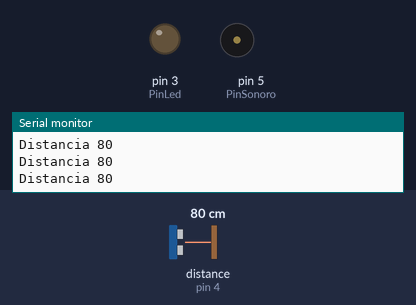
Recording of a sketch running on a simulated Arduino Uno, built with avr-gcc and run on an emulated ATmega328P. Parts: output pins drawn as LEDs (lit = HIGH), buzzer (waves = sounding), the last lines printed to the serial monitor. Wiring (inferred from the names in the program): ultrasonic range finder: trigger pin 2; echo pin 4. The inputs (shaded band) are chosen by the test bench; at power-on: distance to the obstacle (sensor on pin 4) 80 cm. The echo pulse lasts 58.3 µs per cm; pins used as bus, display or sensor lines are not drawn.

Above: at 1.2 s.
1.3 s: distance to the obstacle (sensor on pin 4) set to 24 cm
2.8 s: distance to the obstacle (sensor on pin 4) set to 19 cm
At 3.3 s:
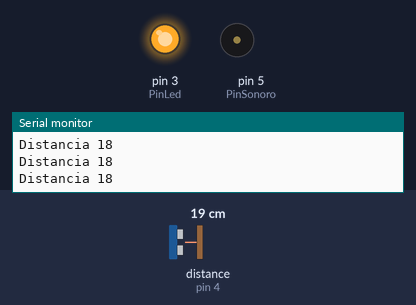
4.4 s: distance to the obstacle (sensor on pin 4) set to 13 cm
5.9 s: distance to the obstacle (sensor on pin 4) set to 10 cm
At 6.2 s:
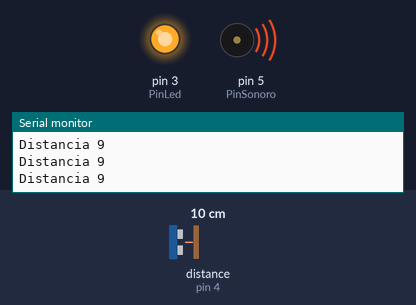
7.4 s: distance to the obstacle (sensor on pin 4) set to 18 cm
At 8.6 s:
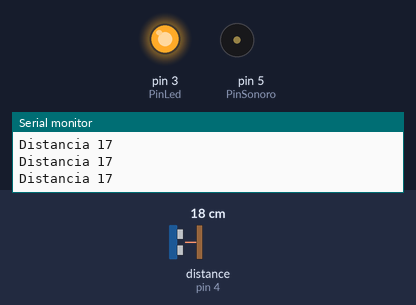
8.9 s: distance to the obstacle (sensor on pin 4) set to 2 cm
At 9.7 s:
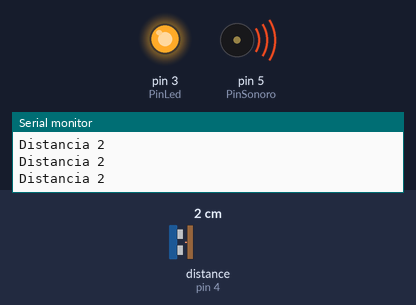
Timing chart, 0 to 11.4 s (numbered marks = the images above; inputs shaded):
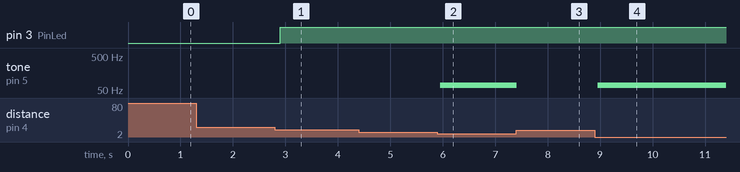

The sketch:

Ejercicio_Sonar_paraLibreria.ino
```cpp
/*//www.elbrujitocanaio.es
//Todo el código esta bajo licencia de la Creative Commons.
#define Trig 2                                      //Definimos como constante Pin sensor
#define Echo 4                                   //Definimos como constante Pin sensor
#define PinLed 3                               //Define el pin del Led
#define PinSonoro 5                        //Define el  pin buzzer
#define Freq 68                               //Valores de 31Hz a 65535 Hz
#define AlarmaLed 20                     //Define la alarma a 20 centimetros
#define AlarmaSonora 10              //Define sonido a 10 centimetros
void setup() {
Serial.begin(9600);                           //Define salida serie
pinMode(Trig,OUTPUT);                 //Pin como salida
pinMode(Echo,INPUT);                   //Pin como entrada
pinMode(PinLed,OUTPUT);          //Pin alarma luminosa.
pinMode(PinSonoro,OUTPUT);   //Pin altavoz

}

void loop() {

////////////////////////////////////////////////////////////////////////           ///////////////////////////////////////////////////////////////////////
///////////////////////////////////////////Mandar la senal
digitalWrite(Trig,LOW);                        //Pone bajo el pin
delayMicroseconds(2);                         //Pausa de tiempo
digitalWrite(Trig,HIGH);                     //Pone alto el pin
delayMicroseconds(10);                       //Pausa de tiempo
digitalWrite(Trig,LOW);                       //Pone bajo el pin
///////////////////////////////////////////Resibe la senal
int duracion = pulseIn(Echo,HIGH);//Guarda la senal
int distancia = (duracion/58);            //Convertimos en centimetros
if (distancia <= 2) distancia =2;         //Evita error
if (distancia >= 400) distancia =400;//Evita error

/////////////////////////////////////////////////////////////////////////                                                                       /////////////////////////////////////////////////////////////////////////
///////////////////////////////////////////Alarma
if (distancia <= AlarmaLed){
digitalWrite(PinLed,HIGH);
}else{
digitalWrite(PinLed,LOW);
}
if (distancia <= AlarmaSonora){
tone(PinSonoro,Freq);                       //Alarma
Serial.print("Distancia ");                //Salida por puerto serie
Serial.println(distancia);                  //Dato a mostrar
delay(100);
}else{
noTone(PinSonoro);                          //Apaga alarma
////////////////////////////////////////////////Salida puerto serie

Serial.print("Distancia ");                //Salida por puerto serie
Serial.println(distancia);                  //Dato a mostrar
delay(100);                                        //Un segundo por favor

}
}*/
//www.elbrujitocanaio.es
//Todo el código esta bajo licencia de la Creative Commons.
#define Trig 2 //Definimos como constante Pin sensor
#define Echo 4 //Definimos como constante Pin sensor
#define PinLed 3 //Define el pin del Led
#define PinSonoro 5 //Define el pin buzzer
#define Freq 68 //Valores de 31Hz a 65535 Hz
#define AlarmaLed 20 //Define la alarma a 20 centimetros
#define AlarmaSonora 10 //Define sonido a 10 centimetros
void setup() {
Serial.begin(9600); //Define salida serie
pinMode(Trig,OUTPUT); //Pin como salida
pinMode(Echo,INPUT); //Pin como entrada
pinMode(PinLed,OUTPUT); //Pin alarma luminosa.
pinMode(PinSonoro,OUTPUT); //Pin altavoz
}
void loop() {
//////////////////////////////////////////////////////////////////////// ///////////////////////////////////////////////////////////////////////
///////////////////////////////////////////Mandar la senal
digitalWrite(Trig,LOW); //Pone bajo el pin
delayMicroseconds(2); //Pausa de tiempo
digitalWrite(Trig,HIGH); //Poner alto el pin
delayMicroseconds(10); //Pausa de tiempo
digitalWrite(Trig,LOW); //Pone bajo el pin
///////////////////////////////////////////Resibe la senal
int duracion = pulseIn(Echo,HIGH);//Guarda la senal
int distancia = (duracion/58); //Convertimos en centimetros
if (distancia <= 2) distancia =2; //Evita error
if (distancia >= 400) distancia =400;//Evita error
///////////////////////////////////////////////////////////////////////// /////////////////////////////////////////////////////////////////////////
///////////////////////////////////////////Alarma
if (distancia <= AlarmaLed){
digitalWrite(PinLed,HIGH);
}else{
digitalWrite(PinLed,LOW);
}
if (distancia <= AlarmaSonora){
tone(PinSonoro,Freq); //Alarma
Serial.print("Distancia "); //Salida por puerto serie.CUIDADO CON EL TIPO DE LAS COMILLAS
Serial.println(distancia); //Dato a mostrar delay(100);
}else{
noTone(PinSonoro); //Apaga alarma
////////////////////////////////////////////////Salida puerto serie
Serial.print("Distancia "); //Salida por puerto serie.CUIDADO CON EL TIPO DE LAS COMILLAS
Serial.println(distancia); //Dato a mostrar
delay(100); //Un segundo por favor
}
}
```

Measured:
- the behaviour switches between 22 and 21 cm on distance to the obstacle (sensor on pin 4) (found by bisection; images 0 and 1)
- the behaviour switches between 12 and 11 cm on distance to the obstacle (sensor on pin 4) (found by bisection; images 1 and 2)
- after the input at 2.8 s, pin 3 (PinLed): LOW → HIGH after 0.10 s
- after the input at 5.9 s, tone on pin 5 (PinSonoro): silent → 68 Hz after 0.05 s
- after the input at 7.4 s, tone on pin 5 (PinSonoro): 68 Hz → silent at once
- after the input at 8.9 s, tone on pin 5 (PinSonoro): silent → 68 Hz after 0.05 s
